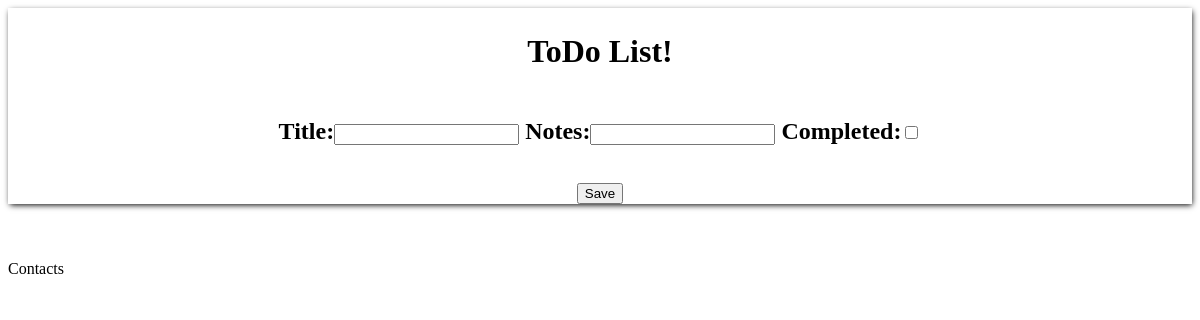
Before: / with the older database file.
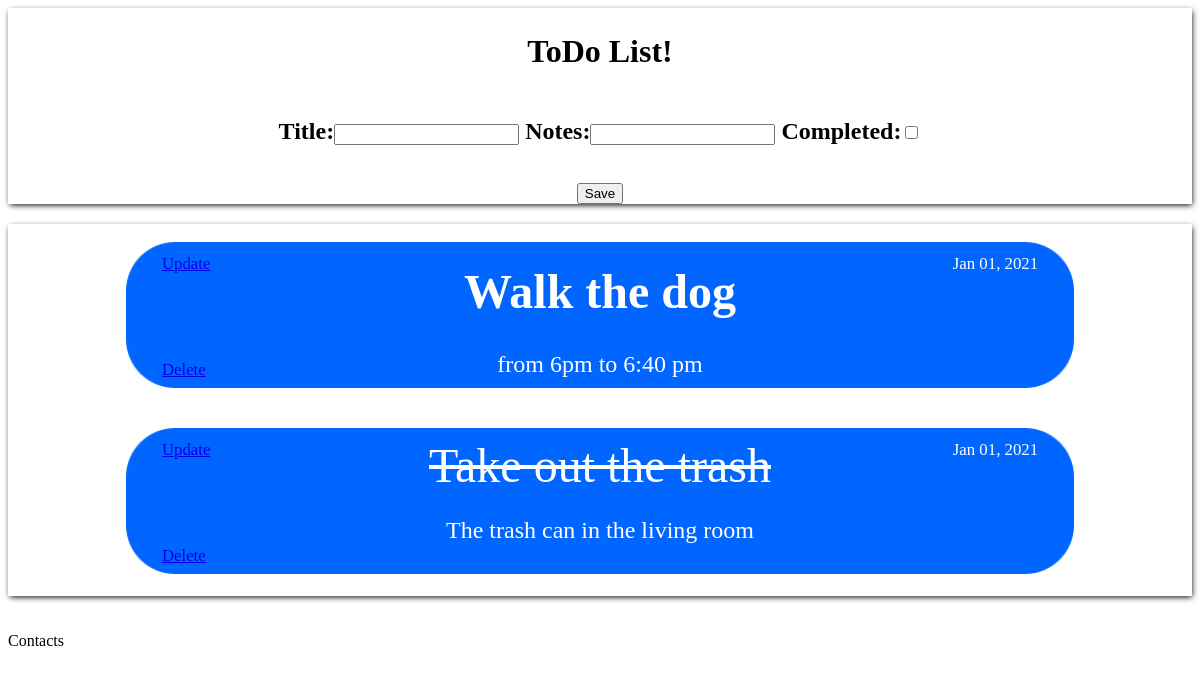
After: the same page with the newer database file.
### main/models.py (models this page shows)
class Task(models.Model):
    title = models.CharField(max_length=24)
    completed = models.BooleanField(default=False)
    notes = models.CharField(max_length=76)
    created = models.DateTimeField( auto_now=False, auto_now_add=True)
    def __str__(self):
        return self.title

### main/views.py (the view)
# urls.py: 2. Add a URL to urlpatterns:  path('', views.home, name='home')
def home(request):
    if request.method == 'POST':
        form = TaskForm(request.POST or None)
        if form.is_valid():
            form.save()
            return redirect('home')
    else:
        form = TaskForm()
    context = {
        "tasks":Task.objects.all(),
        "form": form
    }
    return render(request, "main/home.html", context)

### main/forms.py
class TaskForm(forms.ModelForm):
    class Meta:
        model = Task
        fields = [
            'title',
            'notes',
            'completed',
        ]

### main/templates/main/home.html (shortened to what this page needs)
{%load static%}
<!DOCTYPE html>
<html>
    <head>
        <link rel="stylesheet" href="{%static 'CSS/style.css'%}">
    </head>
    <body>
        <header style="box-shadow: 1px 2px 6px -1px" >
            <br/>
            <h1 style ="text-align:center; position: relative; top: -14px;" >ToDo List!</h1>
            {% block header %}
            <form style="text-align:center"method='POST'>
                <h2 style="padding: 12px 20px;">{{form}}<h2>
                <input type='submit' value='Save'/>
            </form>
            {% endblock header %}
        </header>
        <main style="box-shadow: 1px 2px 6px -1px">
            {% for task in tasks %}
                {% if forloop.counter <= 10  %}
                    <br/>
                    <div class = "container">
                        <img class = "center" src="{%static 'images/card.png'%}">
                        <span class = "centered">
                            {% if task.completed == True %}
                            <del style="font-size: 4vw" >{{task}}</del>
                            {%else%}
                            <h1 style="font-size: 4vw" >{{task}}</h1>
                            {%endif%}
                            <span class="myClass">
                                <p style="font-size: 2vw">{{task.notes}}</p>
                            </span>
                        </span>
                        <span class = "top-right">
                            <p2 style="font-size: 1.4vw">{{task.created|date:"M d, Y" }}</p2>
                        </span>
                        <span class = "top-left">
                            <a href = "{% url 'update_task' task.id %}" style="font-size: 1.4vw">Update</a>
                        </span>
                        <span class = "bottom-left">
                            <a href = "{% url 'delete_task' task.id %}" style="font-size: 1.4vw">Delete</a>
                        </span>
                    </div>
                {% endif %}
                <br/>
            {%endfor %}
        </main>
        <footer>
            <br/>
            <br/>
            <p1>Contacts</p1>
        </footer>
    </body>
</html>

Changed rows visible on the page:
added Task: title "Walk the dog", notes "from 6pm to 6:40 pm", created "Jan 01, 2021"
added Task: title "Take out the trash", notes "The trash can in the living room", created "Jan 01, 2021"
